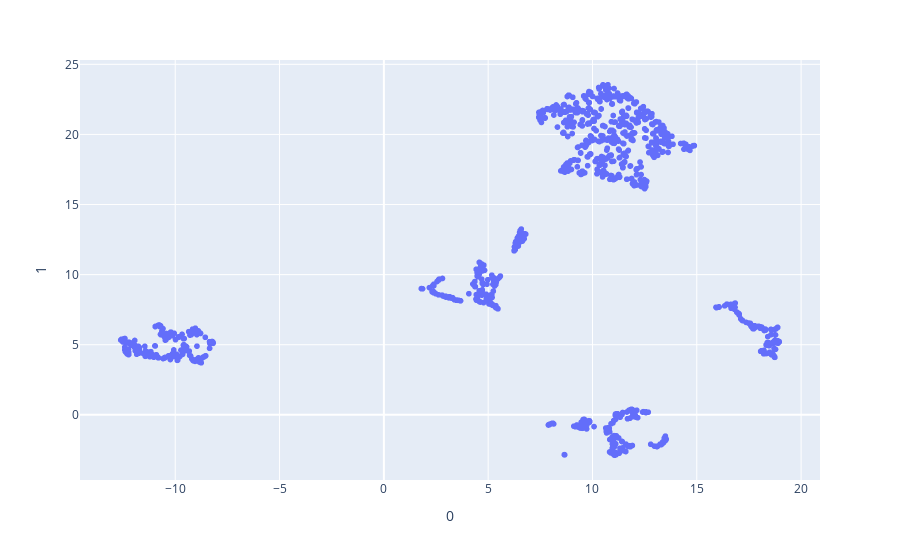
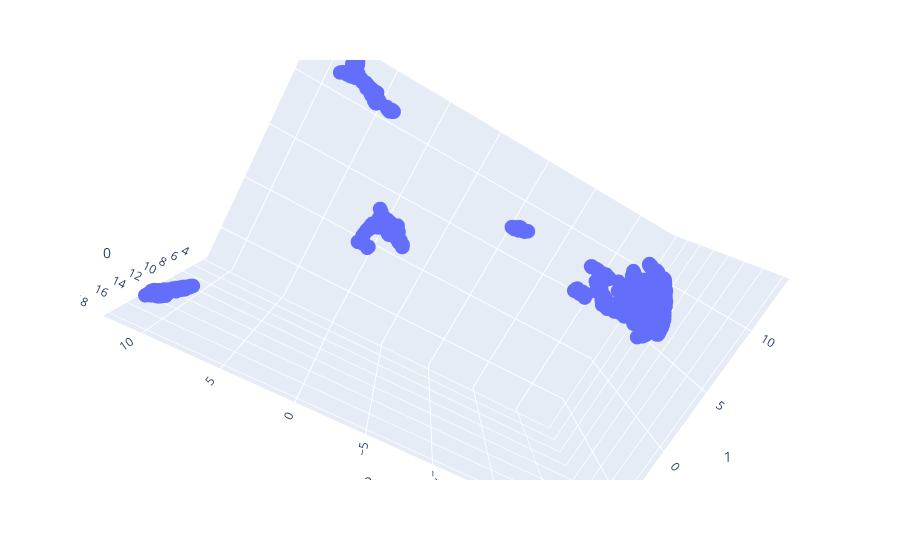

The notebook cell these images were saved under, in order:
### Code cell
from umap import UMAP
features = df[['popularity','track_number']]
umap_2d = UMAP(n_components=2 , init = 'random' , random_state=0)
umap_3d = UMAP(n_components=3 , init = 'random' , random_state=0)

proj_2d = umap_2d.fit_transform(features)
proj_3d = umap_3d.fit_transform(features)

fig_2d = px.scatter(
    proj_2d, x=0 , y=1
)
fig_3d = px.scatter_3d(
    proj_3d, x=0 , y=1 ,z=2
)
fig_3d.update_traces (marker_size=5)
fig_2d.show()
fig_3d.show()

### Figure 1 — Plotly figure (JSON) as saved in the notebook; plotly's stock layout.template omitted (floating-point values rounded to 4 significant figures; data arrays with more than 128 entries replaced by an {"elided": "..."} marker saying what was removed)
{"data": [{"hovertemplate": "0=%{x}<br>1=%{y}<extra></extra>", "legendgroup": "", "marker": {"color": "#636efa", "symbol": "circle"}, "mode": "markers", "name": "", "showlegend": false, "type": "scattergl", "x": {"elided": "1610 float values"}, "xaxis": "x", "y": {"elided": "1610 float values"}, "yaxis": "y"}], "layout": {"autosize": true, "legend": {"tracegroupgap": 0}, "margin": {"t": 60}, "xaxis": {"anchor": "y", "autorange": true, "domain": [0, 1], "range": [-14.53, 20.87], "title": {"text": "0"}, "type": "linear"}, "yaxis": {"anchor": "x", "autorange": true, "domain": [0, 1], "range": [-4.929, 25.59], "title": {"text": "1"}, "type": "linear"}}}

### Figure 2 — Plotly figure (JSON) as saved in the notebook; plotly's stock layout.template omitted (floating-point values rounded to 4 significant figures; data arrays with more than 128 entries replaced by an {"elided": "..."} marker saying what was removed)
{"data": [{"hovertemplate": "0=%{x}<br>1=%{y}<br>2=%{z}<extra></extra>", "legendgroup": "", "marker": {"color": "#636efa", "size": 5, "symbol": "circle"}, "mode": "markers", "name": "", "scene": "scene", "showlegend": false, "type": "scatter3d", "x": {"elided": "1610 float values"}, "y": {"elided": "1610 float values"}, "z": {"elided": "1610 float values"}}], "layout": {"autosize": true, "dragmode": "zoom", "legend": {"tracegroupgap": 0}, "margin": {"t": 60}, "scene": {"aspectmode": "auto", "aspectratio": {"x": 0.6666, "y": 0.9592, "z": 1.564}, "camera": {"center": {"x": 0.003077, "y": -0.01047, "z": -0.005679}, "eye": {"x": 1.622, "y": 0.3082, "z": 0.2843}, "projection": {"type": "perspective"}, "up": {"x": -0.2502, "y": 0.851, "z": 0.4618}}, "domain": {"x": [0, 1], "y": [0, 1]}, "dragmode": "orbit", "xaxis": {"title": {"text": "0"}, "type": "linear"}, "yaxis": {"title": {"text": "1"}, "type": "linear"}, "zaxis": {"title": {"text": "2"}, "type": "linear"}}}}
